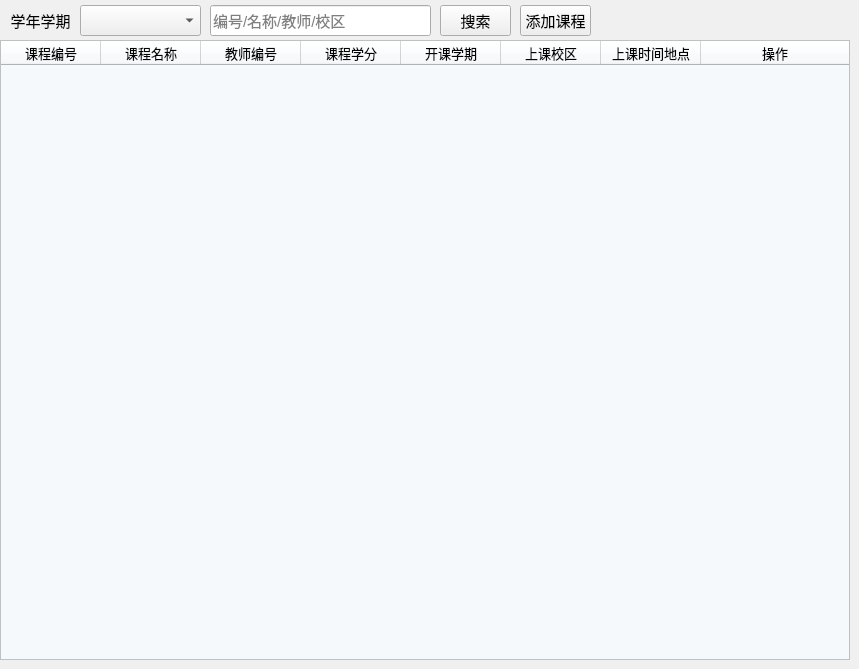
                                                <widget class="QWidget" name="tab_Super_Lesson">
                                                    <property name="palette">
                                                        <palette>
                                                            <active>
                                                                <colorrole role="Window">
                                                                    <brush brushstyle="SolidPattern">
                                                                        <color alpha="255">
                                                                            <red>240</red>
                                                                            <green>240</green>
                                                                            <blue>240</blue>
                                                                        </color>
                                                                    </brush>
                                                                </colorrole>
                                                            </active>
                                                            <inactive>
                                                                <colorrole role="Window">
                                                                    <brush brushstyle="SolidPattern">
                                                                        <color alpha="255">
                                                                            <red>240</red>
                                                                            <green>240</green>
                                                                            <blue>240</blue>
                                                                        </color>
                                                                    </brush>
                                                                </colorrole>
                                                            </inactive>
                                                            <disabled>
                                                                <colorrole role="Base">
                                                                    <brush brushstyle="SolidPattern">
                                                                        <color alpha="255">
                                                                            <red>240</red>
                                                                            <green>240</green>
                                                                            <blue>240</blue>
                                                                        </color>
                                                                    </brush>
                                                                </colorrole>
                                                                <colorrole role="Window">
                                                                    <brush brushstyle="SolidPattern">
                                                                        <color alpha="255">
                                                                            <red>240</red>
                                                                            <green>240</green>
                                                                            <blue>240</blue>
                                                                        </color>
                                                                    </brush>
                                                                </colorrole>
                                                            </disabled>
                                                        </palette>
                                                    </property>
                                                    <property name="font">
                                                        <font>
                                                            <pointsize>10</pointsize>
                                                        </font>
                                                    </property>
                                                    <property name="autoFillBackground">
                                                        <bool>true</bool>
                                                    </property>
                                                    <attribute name="title">
                                                        <string>课程管理</string>
                                                    </attribute>
                                                    <widget class="QTableWidget" name="tableWidget_Super_Lesson">
                                                        <property name="geometry">
                                                            <rect>
                                                                <x>0</x>
                                                                <y>40</y>
                                                                <width>850</width>
                                                                <height>620</height>
                                                            </rect>
                                                        </property>
                                                        <property name="minimumSize">
                                                            <size>
                                                                <width>850</width>
                                                                <height>620</height>
                                                            </size>
                                                        </property>
                                                        <property name="font">
                                                            <font>
                                                                <pointsize>10</pointsize>
                                                            </font>
                                                        </property>
                                                        <property name="styleSheet">
                                                            <string notr="true">background-color: rgb(246, 249, 252);
                                                            </string>
                                                        </property>
                                                        <property name="editTriggers">
                                                            <set>QAbstractItemView::DoubleClicked</set>
                                                        </property>
                                                        <property name="gridStyle">
                                                            <enum>Qt::SolidLine</enum>
                                                        </property>
                                                        <property name="sortingEnabled">
                                                            <bool>false</bool>
                                                        </property>
                                                        <property name="rowCount">
                                                            <number>0</number>
                                                        </property>
                                                        <attribute name="horizontalHeaderCascadingSectionResizes">
                                                            <bool>true</bool>
                                                        </attribute>
                                                        <attribute name="horizontalHeaderShowSortIndicator" stdset="0">
                                                            <bool>false</bool>
                                                        </attribute>
                                                        <attribute name="horizontalHeaderStretchLastSection">
                                                            <bool>true</bool>
                                                        </attribute>
                                                        <attribute name="verticalHeaderVisible">
                                                            <bool>false</bool>
                                                        </attribute>
                                                        <attribute name="verticalHeaderStretchLastSection">
                                                            <bool>false</bool>
                                                        </attribute>
                                                        <column>
                                                            <property name="text">
                                                                <string>课程编号</string>
                                                            </property>
                                                        </column>
                                                        <column>
                                                            <property name="text">
                                                                <string>课程名称</string>
                                                            </property>
                                                        </column>
                                                        <column>
                                                            <property name="text">
                                                                <string>教师编号</string>
                                                            </property>
                                                        </column>
                                                        <column>
                                                            <property name="text">
                                                                <string>课程学分</string>
                                                            </property>
                                                        </column>
                                                        <column>
                                                            <property name="text">
                                                                <string>开课学期</string>
                                                            </property>
                                                        </column>
                                                        <column>
                                                            <property name="text">
                                                                <string>上课校区</string>
                                                            </property>
                                                        </column>
                                                        <column>
                                                            <property name="text">
                                                                <string>上课时间地点</string>
                                                            </property>
                                                        </column>
                                                        <column>
                                                            <property name="text">
                                                                <string>操作</string>
                                                            </property>
                                                        </column>
                                                    </widget>
                                                    <widget class="QLineEdit" name="lineEdit_Super_Lesson_Search">
                                                        <property name="geometry">
                                                            <rect>
                                                                <x>210</x>
                                                                <y>5</y>
                                                                <width>221</width>
                                                                <height>31</height>
                                                            </rect>
                                                        </property>
                                                        <property name="font">
                                                            <font>
                                                                <pointsize>11</pointsize>
                                                            </font>
                                                        </property>
                                                        <property name="placeholderText">
                                                            <string>编号/名称/教师/校区</string>
                                                        </property>
                                                        <property name="clearButtonEnabled">
                                                            <bool>true</bool>
                                                        </property>
                                                    </widget>
                                                    <widget class="QPushButton" name="pushButton_Super_Lesson_Search">
                                                        <property name="geometry">
                                                            <rect>
                                                                <x>440</x>
                                                                <y>5</y>
                                                                <width>71</width>
                                                                <height>31</height>
                                                            </rect>
                                                        </property>
                                                        <property name="font">
                                                            <font>
                                                                <pointsize>11</pointsize>
                                                            </font>
                                                        </property>
                                                        <property name="styleSheet">
                                                            <string notr="true"/>
                                                        </property>
                                                        <property name="text">
                                                            <string>搜索</string>
                                                        </property>
                                                        <property name="checkable">
                                                            <bool>false</bool>
                                                        </property>
                                                    </widget>
                                                    <widget class="QPushButton" name="pushButton_Super_Lesson_Add">
                                                        <property name="geometry">
                                                            <rect>
                                                                <x>520</x>
                                                                <y>5</y>
                                                                <width>71</width>
                                                                <height>31</height>
                                                            </rect>
                                                        </property>
                                                        <property name="font">
                                                            <font>
                                                                <pointsize>11</pointsize>
                                                            </font>
                                                        </property>
                                                        <property name="styleSheet">
                                                            <string notr="true"/>
                                                        </property>
                                                        <property name="text">
                                                            <string>添加课程</string>
                                                        </property>
                                                        <property name="checkable">
                                                            <bool>false</bool>
                                                        </property>
                                                    </widget>
                                                    <widget class="QComboBox" name="comboBox_Super_Lesson_Semester">
                                                        <property name="geometry">
                                                            <rect>
                                                                <x>80</x>
                                                                <y>5</y>
                                                                <width>121</width>
                                                                <height>31</height>
                                                            </rect>
                                                        </property>
                                                    </widget>
                                                    <widget class="QLabel" name="label_Super_Lesson_Semester">
                                                        <property name="geometry">
                                                            <rect>
                                                                <x>10</x>
                                                                <y>0</y>
                                                                <width>61</width>
                                                                <height>41</height>
                                                            </rect>
                                                        </property>
                                                        <property name="font">
                                                            <font>
                                                                <pointsize>11</pointsize>
                                                            </font>
                                                        </property>
                                                        <property name="text">
                                                            <string>学年学期</string>
                                                        </property>
                                                        <property name="alignment">
                                                            <set>Qt::AlignCenter</set>
                                                        </property>
                                                    </widget>
                                                </widget>
